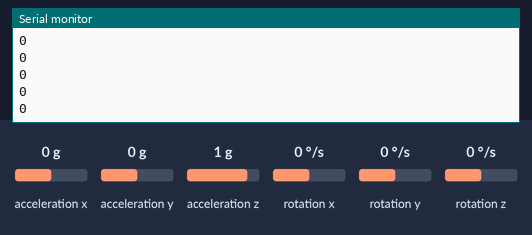
Recording of a sketch running on a simulated Arduino Uno, built with avr-gcc and run on an emulated ATmega328P. Parts: the last lines printed to the serial monitor. The inputs (shaded band) are chosen by the test bench; at power-on: acceleration x 0 g, acceleration y 0 g, acceleration z 1 g, rotation x 0 °/s, rotation y 0 °/s, rotation z 0 °/s.

Above: at 1.2 s.
1.3 s: acceleration x set to -1.4 g
At 2.2 s:
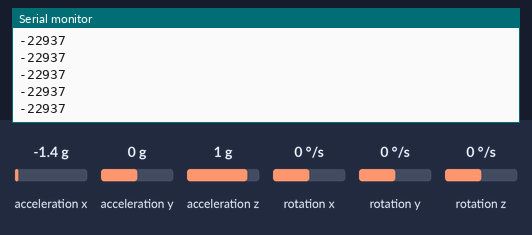
2.8 s: acceleration x set to -0.8 g
At 3.4 s:
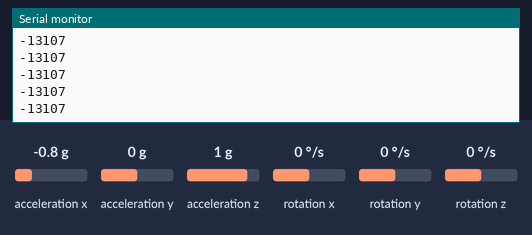
Timing chart, 0 to 5.4 s (numbered marks = the images above; inputs shaded):
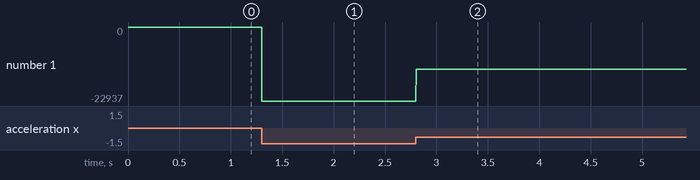

The sketch:

mpu6050_test.ino
```cpp
#include "MPU6050.h"

MPU6050 gMPU;
int16_t gAx, gAy, gAz;

void setup() {
  // put your setup code here, to run once:
  Serial.begin(115200);

  // Init IMU
  gMPU.initialize();
}

void loop() {
  // put your main code here, to run repeatedly:
  gMPU.getAcceleration(&gAx, &gAy, &gAz);
  Serial.println(gAx);
}
```

Measured:
- after the input at 1.3 s, the serial monitor: prints a new line at once (image 1)
- after the input at 2.8 s, the serial monitor: prints a new line at once (image 2)
- plotted number 1: 0 → -22937 after the input at 1.3 s, -22937 → -13107 after the input at 2.8 s
